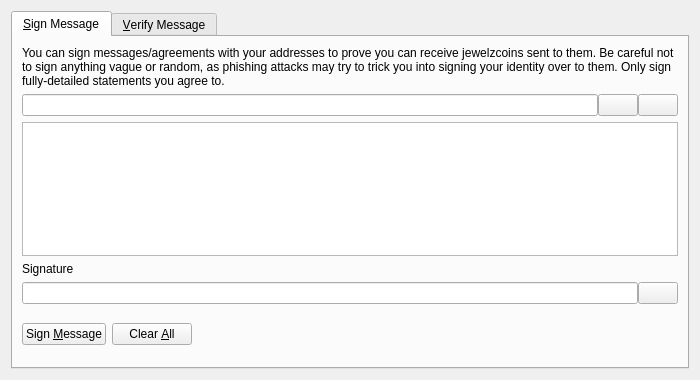
<?xml version="1.0" encoding="UTF-8"?>
<ui version="4.0">
 <class>SignVerifyMessageDialog</class>
 <widget class="QDialog" name="SignVerifyMessageDialog">
  <property name="geometry">
   <rect>
    <x>0</x>
    <y>0</y>
    <width>700</width>
    <height>380</height>
   </rect>
  </property>
  <property name="windowTitle">
   <string>Signatures - Sign / Verify a Message</string>
  </property>
  <property name="modal">
   <bool>true</bool>
  </property>
  <layout class="QVBoxLayout" name="verticalLayout">
   <item>
    <widget class="QTabWidget" name="tabWidget">
     <property name="currentIndex">
      <number>0</number>
     </property>
     <widget class="QWidget" name="tabSignMessage">
      <attribute name="title">
       <string>&amp;Sign Message</string>
      </attribute>
      <layout class="QVBoxLayout" name="verticalLayout_SM">
       <item>
        <widget class="QLabel" name="infoLabel_SM">
         <property name="text">
          <string>You can sign messages/agreements with your addresses to prove you can receive jewelzcoins sent to them. Be careful not to sign anything vague or random, as phishing attacks may try to trick you into signing your identity over to them. Only sign fully-detailed statements you agree to.</string>
         </property>
         <property name="textFormat">
          <enum>Qt::PlainText</enum>
         </property>
         <property name="wordWrap">
          <bool>true</bool>
         </property>
        </widget>
       </item>
       <item>
        <layout class="QHBoxLayout" name="horizontalLayout_1_SM">
         <property name="spacing">
          <number>0</number>
         </property>
         <item>
          <widget class="QValidatedLineEdit" name="addressIn_SM">
           <property name="toolTip">
            <string>The JewelzCoin address to sign the message with</string>
           </property>
          </widget>
         </item>
         <item>
          <widget class="QPushButton" name="addressBookButton_SM">
           <property name="toolTip">
            <string>Choose previously used address</string>
           </property>
           <property name="text">
            <string/>
           </property>
           <property name="icon">
            <iconset resource="../bitcoin.qrc">
             <normaloff>:/icons/address-book</normaloff>:/icons/address-book</iconset>
           </property>
           <property name="shortcut">
            <string>Alt+A</string>
           </property>
           <property name="autoDefault">
            <bool>false</bool>
           </property>
          </widget>
         </item>
         <item>
          <widget class="QPushButton" name="pasteButton_SM">
           <property name="toolTip">
            <string>Paste address from clipboard</string>
           </property>
           <property name="text">
            <string/>
           </property>
           <property name="icon">
            <iconset resource="../bitcoin.qrc">
             <normaloff>:/icons/editpaste</normaloff>:/icons/editpaste</iconset>
           </property>
           <property name="shortcut">
            <string>Alt+P</string>
           </property>
           <property name="autoDefault">
            <bool>false</bool>
           </property>
          </widget>
         </item>
        </layout>
       </item>
       <item>
        <widget class="QPlainTextEdit" name="messageIn_SM">
         <property name="toolTip">
          <string>Enter the message you want to sign here</string>
         </property>
        </widget>
       </item>
       <item>
        <widget class="QLabel" name="signatureLabel_SM">
         <property name="text">
          <string>Signature</string>
         </property>
         <property name="textFormat">
          <enum>Qt::PlainText</enum>
         </property>
        </widget>
       </item>
       <item>
        <layout class="QHBoxLayout" name="horizontalLayout_2_SM">
         <property name="spacing">
          <number>0</number>
         </property>
         <item>
          <widget class="QLineEdit" name="signatureOut_SM">
           <property name="font">
            <font>
             <italic>true</italic>
            </font>
           </property>
           <property name="readOnly">
            <bool>true</bool>
           </property>
          </widget>
         </item>
         <item>
          <widget class="QPushButton" name="copySignatureButton_SM">
           <property name="toolTip">
            <string>Copy the current signature to the system clipboard</string>
           </property>
           <property name="text">
            <string/>
           </property>
           <property name="icon">
            <iconset resource="../bitcoin.qrc">
             <normaloff>:/icons/editcopy</normaloff>:/icons/editcopy</iconset>
           </property>
           <property name="autoDefault">
            <bool>false</bool>
           </property>
          </widget>
         </item>
        </layout>
       </item>
       <item>
        <layout class="QHBoxLayout" name="horizontalLayout_3_SM">
         <item>
          <widget class="QPushButton" name="signMessageButton_SM">
           <property name="toolTip">
            <string>Sign the message to prove you own this JewelzCoin address</string>
           </property>
           <property name="text">
            <string>Sign &amp;Message</string>
           </property>
           <property name="icon">
            <iconset resource="../bitcoin.qrc">
             <normaloff>:/icons/edit</normaloff>:/icons/edit</iconset>
           </property>
           <property name="autoDefault">
            <bool>false</bool>
           </property>
          </widget>
         </item>
         <item>
          <widget class="QPushButton" name="clearButton_SM">
           <property name="toolTip">
            <string>Reset all sign message fields</string>
           </property>
           <property name="text">
            <string>Clear &amp;All</string>
           </property>
           <property name="icon">
            <iconset resource="../bitcoin.qrc">
             <normaloff>:/icons/remove</normaloff>:/icons/remove</iconset>
           </property>
           <property name="autoDefault">
            <bool>false</bool>
           </property>
          </widget>
         </item>
         <item>
          <spacer name="horizontalSpacer_1_SM">
           <property name="orientation">
            <enum>Qt::Horizontal</enum>
           </property>
           <property name="sizeHint" stdset="0">
            <size>
             <width>40</width>
             <height>48</height>
            </size>
           </property>
          </spacer>
         </item>
         <item>
          <widget class="QLabel" name="statusLabel_SM">
           <property name="font">
            <font>
             <weight>75</weight>
             <bold>true</bold>
            </font>
           </property>
           <property name="text">
            <string/>
           </property>
           <property name="wordWrap">
            <bool>true</bool>
           </property>
          </widget>
         </item>
         <item>
          <spacer name="horizontalSpacer_2_SM">
           <property name="orientation">
            <enum>Qt::Horizontal</enum>
           </property>
           <property name="sizeHint" stdset="0">
            <size>
             <width>40</width>
             <height>48</height>
            </size>
           </property>
          </spacer>
         </item>
        </layout>
       </item>
      </layout>
     </widget>
     <widget class="QWidget" name="tabVerifyMessage">
      <attribute name="title">
       <string>&amp;Verify Message</string>
      </attribute>
      <layout class="QVBoxLayout" name="verticalLayout_VM">
       <item>
        <widget class="QLabel" name="infoLabel_VM">
         <property name="text">
          <string>Enter the receiver's address, message (ensure you copy line breaks, spaces, tabs, etc. exactly) and signature below to verify the message. Be careful not to read more into the signature than what is in the signed message itself, to avoid being tricked by a man-in-the-middle attack. Note that this only proves the signing party receives with the address, it cannot prove sendership of any transaction!</string>
         </property>
         <property name="textFormat">
          <enum>Qt::PlainText</enum>
         </property>
         <property name="alignment">
          <set>Qt::AlignLeading|Qt::AlignLeft|Qt::AlignTop</set>
         </property>
         <property name="wordWrap">
          <bool>true</bool>
         </property>
        </widget>
       </item>
       <item>
        <layout class="QHBoxLayout" name="horizontalLayout_1_VM">
         <property name="spacing">
          <number>0</number>
         </property>
         <item>
          <widget class="QValidatedLineEdit" name="addressIn_VM">
           <property name="toolTip">
            <string>The JewelzCoin address the message was signed with</string>
           </property>
          </widget>
         </item>
         <item>
          <widget class="QPushButton" name="addressBookButton_VM">
           <property name="toolTip">
            <string>Choose previously used address</string>
           </property>
           <property name="text">
            <string/>
           </property>
           <property name="icon">
            <iconset resource="../bitcoin.qrc">
             <normaloff>:/icons/address-book</normaloff>:/icons/address-book</iconset>
           </property>
           <property name="shortcut">
            <string>Alt+A</string>
           </property>
           <property name="autoDefault">
            <bool>false</bool>
           </property>
          </widget>
         </item>
        </layout>
       </item>
       <item>
        <widget class="QPlainTextEdit" name="messageIn_VM"/>
       </item>
       <item>
        <widget class="QValidatedLineEdit" name="signatureIn_VM"/>
       </item>
       <item>
        <layout class="QHBoxLayout" name="horizontalLayout_2_VM">
         <item>
          <widget class="QPushButton" name="verifyMessageButton_VM">
           <property name="toolTip">
            <string>Verify the message to ensure it was signed with the specified JewelzCoin address</string>
           </property>
           <property name="text">
            <string>Verify &amp;Message</string>
           </property>
           <property name="icon">
            <iconset resource="../bitcoin.qrc">
             <normaloff>:/icons/transaction_0</normaloff>:/icons/transaction_0</iconset>
           </property>
           <property name="autoDefault">
            <bool>false</bool>
           </property>
          </widget>
         </item>
         <item>
          <widget class="QPushButton" name="clearButton_VM">
           <property name="toolTip">
            <string>Reset all verify message fields</string>
           </property>
           <property name="text">
            <string>Clear &amp;All</string>
           </property>
           <property name="icon">
            <iconset resource="../bitcoin.qrc">
             <normaloff>:/icons/remove</normaloff>:/icons/remove</iconset>
           </property>
           <property name="autoDefault">
            <bool>false</bool>
           </property>
          </widget>
         </item>
         <item>
          <spacer name="horizontalSpacer_1_VM">
           <property name="orientation">
            <enum>Qt::Horizontal</enum>
           </property>
           <property name="sizeHint" stdset="0">
            <size>
             <width>40</width>
             <height>48</height>
            </size>
           </property>
          </spacer>
         </item>
         <item>
          <widget class="QLabel" name="statusLabel_VM">
           <property name="font">
            <font>
             <weight>75</weight>
             <bold>true</bold>
            </font>
           </property>
           <property name="text">
            <string/>
           </property>
           <property name="wordWrap">
            <bool>true</bool>
           </property>
          </widget>
         </item>
         <item>
          <spacer name="horizontalSpacer_2_VM">
           <property name="orientation">
            <enum>Qt::Horizontal</enum>
           </property>
           <property name="sizeHint" stdset="0">
            <size>
             <width>40</width>
             <height>48</height>
            </size>
           </property>
          </spacer>
         </item>
        </layout>
       </item>
      </layout>
     </widget>
    </widget>
   </item>
  </layout>
 </widget>
 <customwidgets>
  <customwidget>
   <class>QValidatedLineEdit</class>
   <extends>QLineEdit</extends>
   <header>qvalidatedlineedit.h</header>
  </customwidget>
 </customwidgets>
 <resources>
  <include location="../bitcoin.qrc"/>
 </resources>
 <connections/>
</ui>
